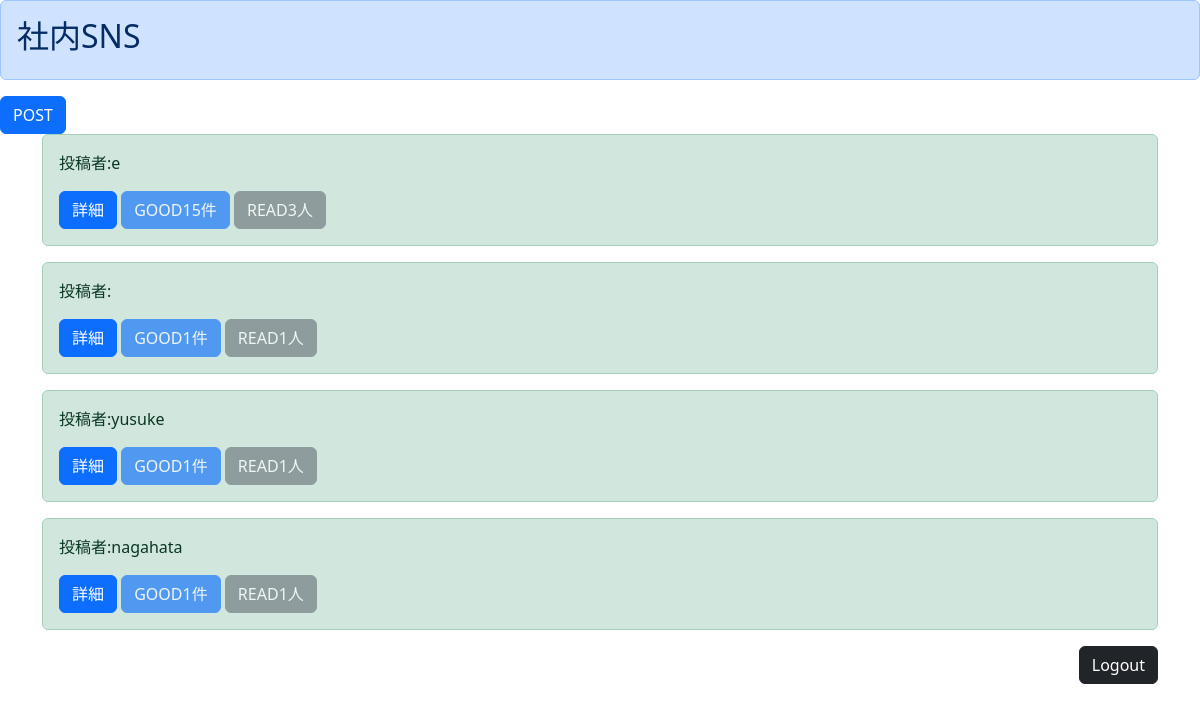
Screenshot of /list/ (signed in) with the database file from the repository.
### boardapp/models.py (models this page shows)
class BoardModel(models.Model):
    title = models.CharField(max_length=100)
    content = models.TextField()
    author = models.CharField(max_length=50)
    sns_image = models.ImageField(upload_to='')#どこに保存するのか指定する引数必要
    good = models.IntegerField(null=True, blank=True, default=1)
    read = models.IntegerField(null=True, blank=True, default=1)#既読の数を数える
    readtext = models.TextField(null=True, blank=True, default='a')#既読を押した人の情報を記録

### boardapp/views.py (the view)
# urls.py: path('list/', listfunc, name='list'),
@login_required
def listfunc(request):
    object_list = BoardModel.objects.all()#BoardModelのオブジェクトすべてをobject_list(変数)に入れることができる
    return render(request, 'list.html', {'object_list':object_list})

### templates/list.html
{% extends 'base.html' %}
{% block header %}
<div class="alert alert-primary" role="alert">
   <h2>社内SNS</h2>
  </div>
{% endblock header %}
{% block content %}
<a class="btn btn-primary" href="{% url 'create' %}" role="button">POST</a>
{% if user.is_authenticated %}<!trueかFalseで返ってくる。Trueは下記実行>
<div class='container'>
    {% for item in object_list %}<!views経由のmodel>
    <div class="alert alert-success" role="alert">
        <p>投稿者:{{ item.author }}</p>
        <a class="btn btn-primary" href="{% url 'detail' item.pk %}" role="button">詳細</a><!modelsやつを引っ張ってくる>
        <a class="btn btn-primary disabled"  role="button" aria-disabled="true">GOOD{{item.good}}件</a>
        <a class="btn btn-secondary disabled"  role="button" aria-disabled="true">READ{{item.read}}人</a>
    </div>
    {%endfor%}
    <div class="d-grid gap-2 d-md-flex justify-content-md-end">
        <a class="btn btn-dark" href="{% url 'logout' %}">Logout</a>
    </div>
</div>
{% else %}<!Falseの場合>
<p>Please login: <a href="{% url 'login' %}">HERE</a></p>
{% endif %}
{% endblock content %}

### rows the page displays
BoardModel: author "e", good "15", read "3"
BoardModel: good "1", read "1"
BoardModel: author "yusuke", good "1", read "1"
BoardModel: author "nagahata", good "1", read "1"
